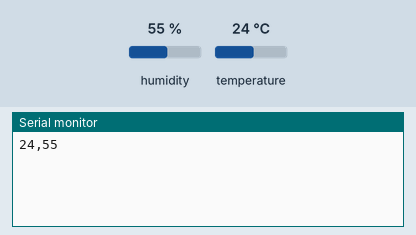
Recording of a sketch running on a simulated Arduino Uno, built with avr-gcc and run on an emulated ATmega328P. Parts: the last lines printed to the serial monitor. Inputs (shaded band) come from the test bench; at power-on: humidity 55 %, temperature 24 °C.

Above: at 3.2 s.
3.3 s: humidity set to 22 %
At 4.9 s:
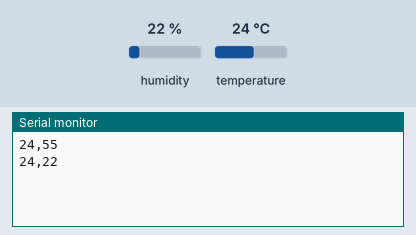
6.0 s: temperature set to 12 °C
At 7.3 s:
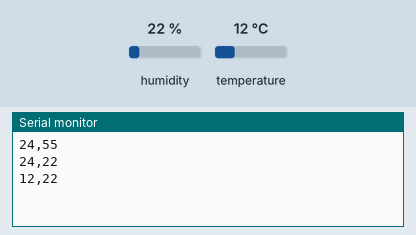
8.7 s: humidity set to 40 %
At 10.8 s:
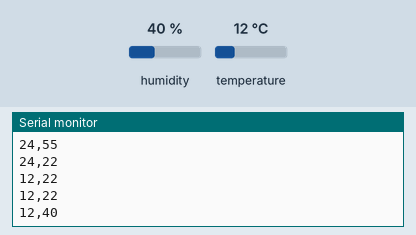
Timing chart, 0 to 12.3 s (numbered marks = the images above; inputs shaded):
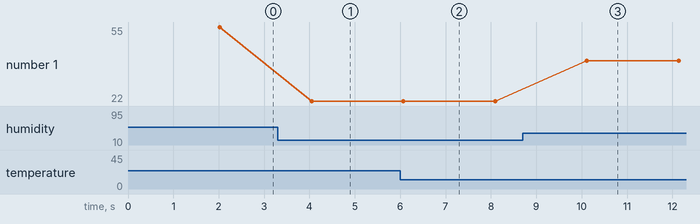

The sketch:

Arduino_DHT11.ino
```cpp
#include <dht.h>

const int pinoDHT11 = A2;
dht DHT;

const int totalLeituras = 30;

void setup() {
  Serial.begin(9600);
  delay(2000);
}

void loop() {
  for (int i = 0; i < totalLeituras; i++) {
    DHT.read11(pinoDHT11);
    float temperatura = DHT.temperature;
    float umidade = DHT.humidity;

    // Envia a leitura no formato "temperatura,umidade"
    Serial.print(temperatura, 0);
    Serial.print(",");
    Serial.println(umidade, 0);

    delay(2000);
  }

  // Trava o loop após 90 leituras
  while (true);
}
```

Measured:
- after the input at 3.3 s, the serial monitor: prints a new line after 0.75 s (image 1)
- after the input at 6.0 s, the serial monitor: prints a new line after 0.07 s (image 2)
- after the input at 8.7 s, the serial monitor: prints a new line after 1.4 s (image 3)
- plotted number 1: 55 → 22 after the input at 3.3 s, 22 → 40 after the input at 8.7 s
